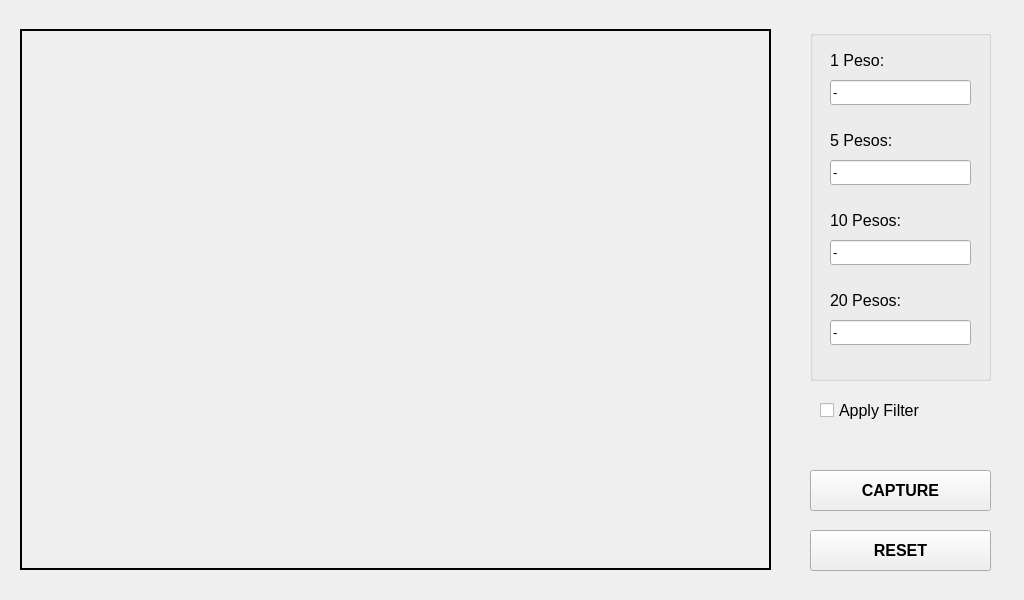
<?xml version="1.0" encoding="UTF-8"?>
<ui version="4.0">
 <class>MainWindow</class>
 <widget class="QMainWindow" name="MainWindow">
  <property name="geometry">
   <rect>
    <x>0</x>
    <y>0</y>
    <width>1024</width>
    <height>600</height>
   </rect>
  </property>
  <property name="windowTitle">
   <string>MainWindow</string>
  </property>
  <property name="styleSheet">
   <string notr="true"/>
  </property>
  <widget class="QWidget" name="centralwidget">
   <widget class="QLabel" name="image_label">
    <property name="geometry">
     <rect>
      <x>20</x>
      <y>29</y>
      <width>751</width>
      <height>541</height>
     </rect>
    </property>
    <property name="frameShape">
     <enum>QFrame::Box</enum>
    </property>
    <property name="lineWidth">
     <number>2</number>
    </property>
    <property name="text">
     <string/>
    </property>
    <property name="alignment">
     <set>Qt::AlignCenter</set>
    </property>
   </widget>
   <widget class="QPushButton" name="capture_button">
    <property name="geometry">
     <rect>
      <x>810</x>
      <y>470</y>
      <width>181</width>
      <height>41</height>
     </rect>
    </property>
    <property name="font">
     <font>
      <pointsize>12</pointsize>
      <weight>75</weight>
      <bold>true</bold>
     </font>
    </property>
    <property name="text">
     <string>CAPTURE</string>
    </property>
   </widget>
   <widget class="QPushButton" name="reset_button">
    <property name="geometry">
     <rect>
      <x>810</x>
      <y>530</y>
      <width>181</width>
      <height>41</height>
     </rect>
    </property>
    <property name="font">
     <font>
      <pointsize>12</pointsize>
      <weight>75</weight>
      <bold>true</bold>
     </font>
    </property>
    <property name="text">
     <string>RESET</string>
    </property>
   </widget>
   <widget class="QGroupBox" name="groupBox">
    <property name="geometry">
     <rect>
      <x>810</x>
      <y>30</y>
      <width>181</width>
      <height>351</height>
     </rect>
    </property>
    <property name="title">
     <string/>
    </property>
    <widget class="QLabel" name="one_pesos_label">
     <property name="geometry">
      <rect>
       <x>20</x>
       <y>20</y>
       <width>131</width>
       <height>20</height>
      </rect>
     </property>
     <property name="font">
      <font>
       <pointsize>12</pointsize>
      </font>
     </property>
     <property name="text">
      <string>1 Peso:</string>
     </property>
    </widget>
    <widget class="QLineEdit" name="one_pesos_textbox">
     <property name="geometry">
      <rect>
       <x>20</x>
       <y>50</y>
       <width>141</width>
       <height>25</height>
      </rect>
     </property>
     <property name="font">
      <font>
       <pointsize>10</pointsize>
      </font>
     </property>
     <property name="text">
      <string>-</string>
     </property>
    </widget>
    <widget class="QLabel" name="five_pesos_label">
     <property name="geometry">
      <rect>
       <x>20</x>
       <y>100</y>
       <width>121</width>
       <height>20</height>
      </rect>
     </property>
     <property name="font">
      <font>
       <pointsize>12</pointsize>
      </font>
     </property>
     <property name="text">
      <string>5 Pesos:</string>
     </property>
    </widget>
    <widget class="QLineEdit" name="five_pesos_textbox">
     <property name="geometry">
      <rect>
       <x>20</x>
       <y>130</y>
       <width>141</width>
       <height>25</height>
      </rect>
     </property>
     <property name="font">
      <font>
       <pointsize>10</pointsize>
      </font>
     </property>
     <property name="text">
      <string>-</string>
     </property>
    </widget>
    <widget class="QLineEdit" name="ten_pesos_textbox">
     <property name="geometry">
      <rect>
       <x>20</x>
       <y>210</y>
       <width>141</width>
       <height>25</height>
      </rect>
     </property>
     <property name="font">
      <font>
       <pointsize>10</pointsize>
      </font>
     </property>
     <property name="text">
      <string>-</string>
     </property>
    </widget>
    <widget class="QLabel" name="ten_pesos_label">
     <property name="geometry">
      <rect>
       <x>20</x>
       <y>180</y>
       <width>131</width>
       <height>20</height>
      </rect>
     </property>
     <property name="font">
      <font>
       <pointsize>12</pointsize>
      </font>
     </property>
     <property name="text">
      <string>10 Pesos:</string>
     </property>
    </widget>
    <widget class="QLabel" name="twenty_pesos_label">
     <property name="geometry">
      <rect>
       <x>20</x>
       <y>260</y>
       <width>121</width>
       <height>20</height>
      </rect>
     </property>
     <property name="font">
      <font>
       <pointsize>12</pointsize>
      </font>
     </property>
     <property name="text">
      <string>20 Pesos:</string>
     </property>
    </widget>
    <widget class="QLineEdit" name="twenty_pesos_textbox">
     <property name="geometry">
      <rect>
       <x>20</x>
       <y>290</y>
       <width>141</width>
       <height>25</height>
      </rect>
     </property>
     <property name="font">
      <font>
       <pointsize>10</pointsize>
      </font>
     </property>
     <property name="text">
      <string>-</string>
     </property>
    </widget>
   </widget>
   <widget class="QCheckBox" name="applyFilterCheckbox">
    <property name="geometry">
     <rect>
      <x>820</x>
      <y>400</y>
      <width>171</width>
      <height>20</height>
     </rect>
    </property>
    <property name="font">
     <font>
      <pointsize>12</pointsize>
     </font>
    </property>
    <property name="text">
     <string>Apply Filter</string>
    </property>
   </widget>
  </widget>
 </widget>
 <resources/>
 <connections/>
</ui>
